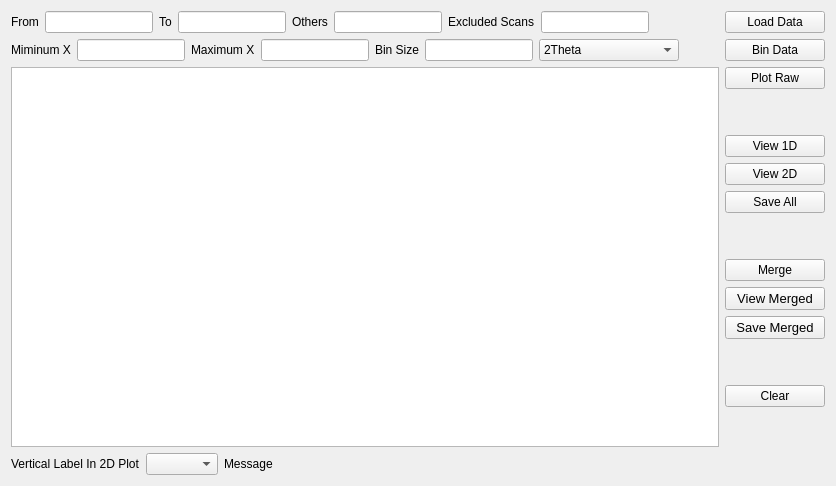
          <widget class="QWidget" name="tab_merge">
           <attribute name="title">
            <string>Multiple Scans</string>
           </attribute>
           <layout class="QGridLayout" name="gridLayout_6">
            <item row="0" column="0">
             <layout class="QVBoxLayout" name="verticalLayout_merge">
              <item>
               <layout class="QHBoxLayout" name="horizontalLayout_19">
                <item>
                 <widget class="QLabel" name="label_8">
                  <property name="toolTip">
                   <string>&lt;html&gt;&lt;head/&gt;&lt;body&gt;&lt;p&gt;Starting scan number&lt;/p&gt;&lt;/body&gt;&lt;/html&gt;</string>
                  </property>
                  <property name="text">
                   <string>From</string>
                  </property>
                 </widget>
                </item>
                <item>
                 <widget class="QLineEdit" name="lineEdit_scanStart">
                  <property name="sizePolicy">
                   <sizepolicy hsizetype="Fixed" vsizetype="Fixed">
                    <horstretch>0</horstretch>
                    <verstretch>0</verstretch>
                   </sizepolicy>
                  </property>
                 </widget>
                </item>
                <item>
                 <widget class="QLabel" name="label_9">
                  <property name="toolTip">
                   <string>&lt;html&gt;&lt;head/&gt;&lt;body&gt;&lt;p&gt;Last scan number included &lt;/p&gt;&lt;/body&gt;&lt;/html&gt;</string>
                  </property>
                  <property name="text">
                   <string>To</string>
                  </property>
                 </widget>
                </item>
                <item>
                 <widget class="QLineEdit" name="lineEdit_scanEnd">
                  <property name="sizePolicy">
                   <sizepolicy hsizetype="Fixed" vsizetype="Fixed">
                    <horstretch>0</horstretch>
                    <verstretch>0</verstretch>
                   </sizepolicy>
                  </property>
                 </widget>
                </item>
                <item>
                 <widget class="QLabel" name="label_12">
                  <property name="text">
                   <string>Others</string>
                  </property>
                 </widget>
                </item>
                <item>
                 <widget class="QLineEdit" name="lineEdit_extraScans"/>
                </item>
                <item>
                 <widget class="QLabel" name="label_10">
                  <property name="toolTip">
                   <string>&lt;html&gt;&lt;head/&gt;&lt;body&gt;&lt;p&gt;Scan numbers that are excluded from merging beween 'from' and 'to'&lt;/p&gt;&lt;/body&gt;&lt;/html&gt;</string>
                  </property>
                  <property name="text">
                   <string>Excluded Scans</string>
                  </property>
                 </widget>
                </item>
                <item>
                 <widget class="QLineEdit" name="lineEdit_exclScans"/>
                </item>
                <item>
                 <spacer name="horizontalSpacer_13">
                  <property name="orientation">
                   <enum>Qt::Horizontal</enum>
                  </property>
                  <property name="sizeHint" stdset="0">
                   <size>
                    <width>40</width>
                    <height>20</height>
                   </size>
                  </property>
                 </spacer>
                </item>
                <item>
                 <widget class="QPushButton" name="pushButton_loadMultData">
                  <property name="minimumSize">
                   <size>
                    <width>100</width>
                    <height>0</height>
                   </size>
                  </property>
                  <property name="text">
                   <string>Load Data</string>
                  </property>
                 </widget>
                </item>
               </layout>
              </item>
              <item>
               <layout class="QHBoxLayout" name="horizontalLayout_18">
                <item>
                 <widget class="QLabel" name="label_15">
                  <property name="text">
                   <string>Miminum X</string>
                  </property>
                 </widget>
                </item>
                <item>
                 <widget class="QLineEdit" name="lineEdit_mergeMinX">
                  <property name="sizePolicy">
                   <sizepolicy hsizetype="Preferred" vsizetype="Fixed">
                    <horstretch>0</horstretch>
                    <verstretch>0</verstretch>
                   </sizepolicy>
                  </property>
                  <property name="minimumSize">
                   <size>
                    <width>0</width>
                    <height>0</height>
                   </size>
                  </property>
                 </widget>
                </item>
                <item>
                 <widget class="QLabel" name="label_14">
                  <property name="text">
                   <string>Maximum X</string>
                  </property>
                 </widget>
                </item>
                <item>
                 <widget class="QLineEdit" name="lineEdit_mergeMaxX">
                  <property name="sizePolicy">
                   <sizepolicy hsizetype="Preferred" vsizetype="Fixed">
                    <horstretch>0</horstretch>
                    <verstretch>0</verstretch>
                   </sizepolicy>
                  </property>
                 </widget>
                </item>
                <item>
                 <widget class="QLabel" name="label_16">
                  <property name="text">
                   <string>Bin Size</string>
                  </property>
                 </widget>
                </item>
                <item>
                 <widget class="QLineEdit" name="lineEdit_mergeBinSize">
                  <property name="sizePolicy">
                   <sizepolicy hsizetype="Preferred" vsizetype="Fixed">
                    <horstretch>0</horstretch>
                    <verstretch>0</verstretch>
                   </sizepolicy>
                  </property>
                  <property name="contextMenuPolicy">
                   <enum>Qt::NoContextMenu</enum>
                  </property>
                 </widget>
                </item>
                <item>
                 <widget class="QComboBox" name="comboBox_mscanUnit">
                  <property name="sizePolicy">
                   <sizepolicy hsizetype="Preferred" vsizetype="Fixed">
                    <horstretch>0</horstretch>
                    <verstretch>0</verstretch>
                   </sizepolicy>
                  </property>
                  <property name="minimumSize">
                   <size>
                    <width>140</width>
                    <height>0</height>
                   </size>
                  </property>
                  <item>
                   <property name="text">
                    <string>2Theta</string>
                   </property>
                  </item>
                 </widget>
                </item>
                <item>
                 <spacer name="horizontalSpacer_3">
                  <property name="orientation">
                   <enum>Qt::Horizontal</enum>
                  </property>
                  <property name="sizeHint" stdset="0">
                   <size>
                    <width>40</width>
                    <height>20</height>
                   </size>
                  </property>
                 </spacer>
                </item>
                <item>
                 <widget class="QPushButton" name="pushButton_mscanBin">
                  <property name="minimumSize">
                   <size>
                    <width>100</width>
                    <height>0</height>
                   </size>
                  </property>
                  <property name="toolTip">
                   <string>&lt;html&gt;&lt;head/&gt;&lt;body&gt;&lt;p&gt;Rebin the loaded data for&lt;/p&gt;&lt;p&gt;(1) All scans individually;&lt;/p&gt;&lt;p&gt;(2) Spectrum of the merged scans&lt;/p&gt;&lt;/body&gt;&lt;/html&gt;</string>
                  </property>
                  <property name="text">
                   <string>Bin Data</string>
                  </property>
                 </widget>
                </item>
               </layout>
              </item>
              <item>
               <layout class="QHBoxLayout" name="horizontalLayout_16">
                <item>
                 <layout class="QVBoxLayout" name="verticalLayout_mergeView">
                  <item>
                   <widget class="MplFigureCanvas" name="graphicsView_mergeRun"/>
                  </item>
                 </layout>
                </item>
                <item>
                 <layout class="QGridLayout" name="gridLayout_9">
                  <item row="3" column="0">
                   <widget class="QPushButton" name="pushButton_view2D">
                    <property name="sizePolicy">
                     <sizepolicy hsizetype="Fixed" vsizetype="Fixed">
                      <horstretch>0</horstretch>
                      <verstretch>0</verstretch>
                     </sizepolicy>
                    </property>
                    <property name="minimumSize">
                     <size>
                      <width>100</width>
                      <height>0</height>
                     </size>
                    </property>
                    <property name="text">
                     <string>View 2D</string>
                    </property>
                   </widget>
                  </item>
                  <item row="9" column="0">
                   <spacer name="verticalSpacer_19">
                    <property name="orientation">
                     <enum>Qt::Vertical</enum>
                    </property>
                    <property name="sizeType">
                     <enum>QSizePolicy::Expanding</enum>
                    </property>
                    <property name="sizeHint" stdset="0">
                     <size>
                      <width>20</width>
                      <height>40</height>
                     </size>
                    </property>
                   </spacer>
                  </item>
                  <item row="11" column="0">
                   <spacer name="verticalSpacer_10">
                    <property name="orientation">
                     <enum>Qt::Vertical</enum>
                    </property>
                    <property name="sizeHint" stdset="0">
                     <size>
                      <width>20</width>
                      <height>40</height>
                     </size>
                    </property>
                   </spacer>
                  </item>
                  <item row="5" column="0">
                   <spacer name="verticalSpacer_12">
                    <property name="orientation">
                     <enum>Qt::Vertical</enum>
                    </property>
                    <property name="sizeHint" stdset="0">
                     <size>
                      <width>20</width>
                      <height>40</height>
                     </size>
                    </property>
                   </spacer>
                  </item>
                  <item row="2" column="0">
                   <widget class="QPushButton" name="pushButton_viewMScan1D">
                    <property name="sizePolicy">
                     <sizepolicy hsizetype="Fixed" vsizetype="Fixed">
                      <horstretch>0</horstretch>
                      <verstretch>0</verstretch>
                     </sizepolicy>
                    </property>
                    <property name="minimumSize">
                     <size>
                      <width>100</width>
                      <height>0</height>
                     </size>
                    </property>
                    <property name="text">
                     <string>View 1D</string>
                    </property>
                   </widget>
                  </item>
                  <item row="0" column="0">
                   <widget class="QPushButton" name="pushButton_plotRawMultiScans">
                    <property name="sizePolicy">
                     <sizepolicy hsizetype="Fixed" vsizetype="Fixed">
                      <horstretch>0</horstretch>
                      <verstretch>0</verstretch>
                     </sizepolicy>
                    </property>
                    <property name="minimumSize">
                     <size>
                      <width>100</width>
                      <height>0</height>
                     </size>
                    </property>
                    <property name="toolTip">
                     <string>&lt;html&gt;&lt;head/&gt;&lt;body&gt;&lt;p&gt;Plot unmerged reduced spectra from multiple scans.&lt;/p&gt;&lt;/body&gt;&lt;/html&gt;</string>
                    </property>
                    <property name="text">
                     <string>Plot Raw</string>
                    </property>
                   </widget>
                  </item>
                  <item row="8" column="0">
                   <widget class="QPushButton" name="pushButton_saveMerge">
                    <property name="sizePolicy">
                     <sizepolicy hsizetype="Fixed" vsizetype="Fixed">
                      <horstretch>0</horstretch>
                      <verstretch>0</verstretch>
                     </sizepolicy>
                    </property>
                    <property name="minimumSize">
                     <size>
                      <width>100</width>
                      <height>0</height>
                     </size>
                    </property>
                    <property name="font">
                     <font>
                      <pointsize>10</pointsize>
                     </font>
                    </property>
                    <property name="text">
                     <string>Save Merged</string>
                    </property>
                   </widget>
                  </item>
                  <item row="7" column="0">
                   <widget class="QPushButton" name="pushButton_viewMerge">
                    <property name="sizePolicy">
                     <sizepolicy hsizetype="Fixed" vsizetype="Fixed">
                      <horstretch>0</horstretch>
                      <verstretch>0</verstretch>
                     </sizepolicy>
                    </property>
                    <property name="minimumSize">
                     <size>
                      <width>100</width>
                      <height>0</height>
                     </size>
                    </property>
                    <property name="font">
                     <font>
                      <pointsize>10</pointsize>
                      <weight>50</weight>
                      <bold>false</bold>
                     </font>
                    </property>
                    <property name="text">
                     <string>View Merged</string>
                    </property>
                   </widget>
                  </item>
                  <item row="10" column="0">
                   <widget class="QPushButton" name="pushButton_clearMultCanvas">
                    <property name="sizePolicy">
                     <sizepolicy hsizetype="Fixed" vsizetype="Fixed">
                      <horstretch>0</horstretch>
                      <verstretch>0</verstretch>
                     </sizepolicy>
                    </property>
                    <property name="minimumSize">
                     <size>
                      <width>100</width>
                      <height>0</height>
                     </size>
                    </property>
                    <property name="text">
                     <string>Clear</string>
                    </property>
                   </widget>
                  </item>
                  <item row="4" column="0">
                   <widget class="QPushButton" name="pushButton_saveAllIndScans">
                    <property name="sizePolicy">
                     <sizepolicy hsizetype="Fixed" vsizetype="Fixed">
                      <horstretch>0</horstretch>
                      <verstretch>0</verstretch>
                     </sizepolicy>
                    </property>
                    <property name="minimumSize">
                     <size>
                      <width>100</width>
                      <height>0</height>
                     </size>
                    </property>
                    <property name="text">
                     <string>Save All</string>
                    </property>
                   </widget>
                  </item>
                  <item row="6" column="0">
                   <widget class="QPushButton" name="pushButton_mergeScans">
                    <property name="sizePolicy">
                     <sizepolicy hsizetype="Fixed" vsizetype="Fixed">
                      <horstretch>0</horstretch>
                      <verstretch>0</verstretch>
                     </sizepolicy>
                    </property>
                    <property name="minimumSize">
                     <size>
                      <width>100</width>
                      <height>0</height>
                     </size>
                    </property>
                    <property name="text">
                     <string>Merge</string>
                    </property>
                   </widget>
                  </item>
                  <item row="1" column="0">
                   <spacer name="verticalSpacer_11">
                    <property name="orientation">
                     <enum>Qt::Vertical</enum>
                    </property>
                    <property name="sizeType">
                     <enum>QSizePolicy::Preferred</enum>
                    </property>
                    <property name="sizeHint" stdset="0">
                     <size>
                      <width>20</width>
                      <height>40</height>
                     </size>
                    </property>
                   </spacer>
                  </item>
                 </layout>
                </item>
               </layout>
              </item>
              <item>
               <layout class="QHBoxLayout" name="horizontalLayout_20">
                <item>
                 <widget class="QLabel" name="label_13">
                  <property name="text">
                   <string>Vertical Label In 2D Plot</string>
                  </property>
                 </widget>
                </item>
                <item>
                 <widget class="QComboBox" name="comboBox_2"/>
                </item>
                <item>
                 <widget class="QLabel" name="label_mergeMessage">
                  <property name="sizePolicy">
                   <sizepolicy hsizetype="Expanding" vsizetype="Preferred">
                    <horstretch>0</horstretch>
                    <verstretch>0</verstretch>
                   </sizepolicy>
                  </property>
                  <property name="text">
                   <string>Message</string>
                  </property>
                 </widget>
                </item>
               </layout>
              </item>
             </layout>
            </item>
           </layout>
          </widget>
